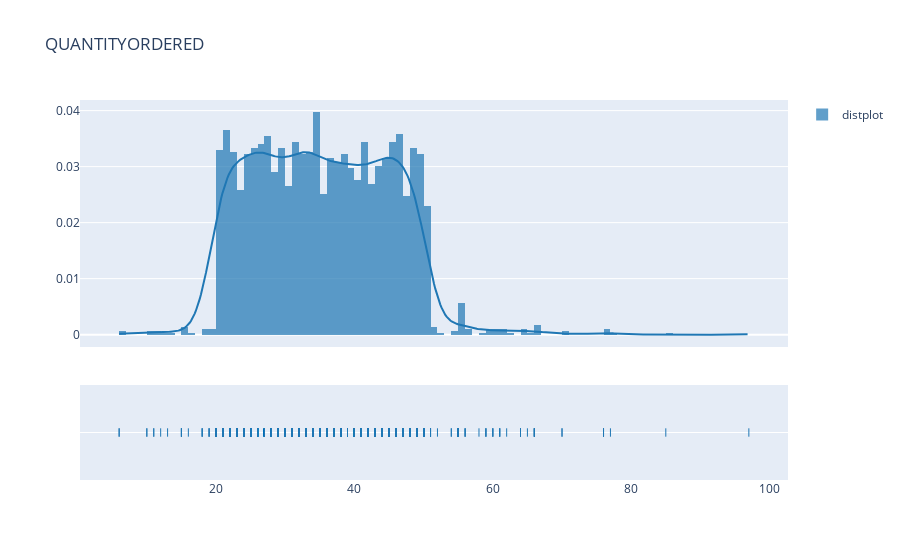
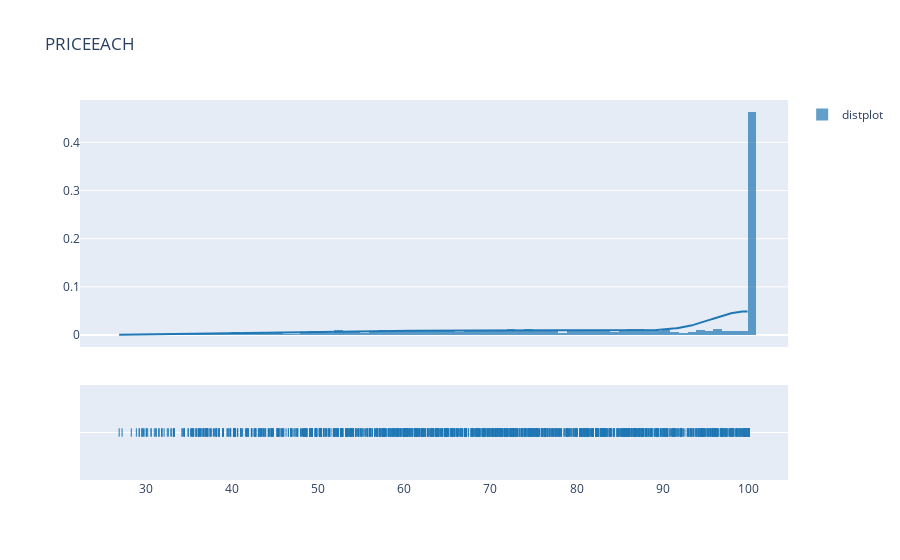
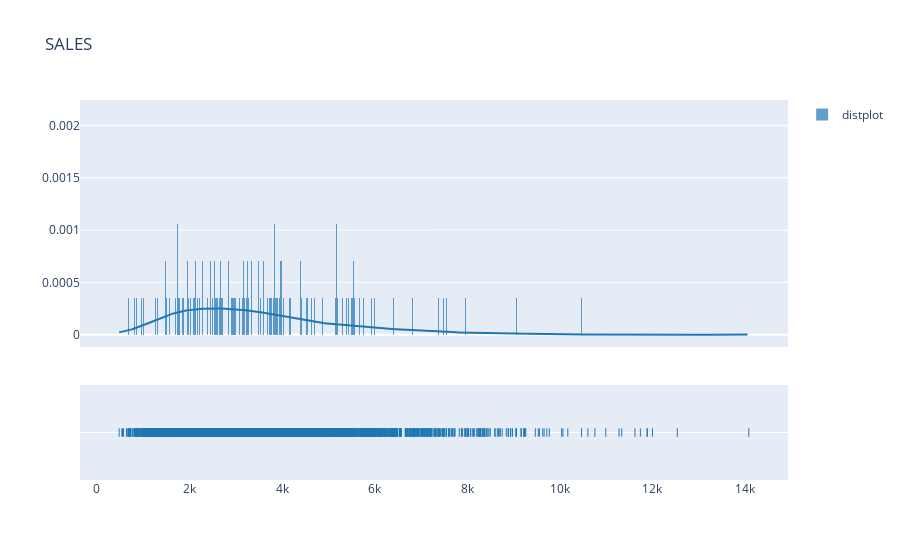

Source (notebook cell) for these figures, in order:
### Code cell
# Let's plot distplots
# Distplot shows the (1) histogram, (2) kde plot and (3) rug plot.
# (1) Histogram: it's a graphical display of data using bars with various heights. Each bar groups numbers into ranges and taller bars show that more data falls in that range.
# (2) Kde Plot: Kernel Density Estimate is used for visualizing the Probability Density of a continuous variable.
# (3) Rug plot: plot of data for a single quantitative variable, displayed as marks along an axis (one-dimensional scatter plot). 

import plotly.figure_factory as ff

plt.figure(figsize = (10, 10))

for i in range(8):
  if sales_df.columns[i] != 'ORDERLINENUMBER':
    fig = ff.create_distplot([sales_df[sales_df.columns[i]].apply(lambda x: float(x))], ['distplot'])
    fig.update_layout(title_text = sales_df.columns[i])
    fig.show()

### Figure 1 — Plotly figure (JSON) as saved in the notebook; plotly's stock layout.template omitted (floating-point values rounded to 4 significant figures; data arrays with more than 128 entries replaced by an {"elided": "..."} marker saying what was removed)
{"data": [{"autobinx": false, "histnorm": "probability density", "legendgroup": "distplot", "marker": {"color": "rgb(31, 119, 180)"}, "name": "distplot", "opacity": 0.7, "type": "histogram", "x": {"elided": "2823 int values"}, "xaxis": "x", "xbins": {"end": 97, "size": 1, "start": 6}, "yaxis": "y"}, {"legendgroup": "distplot", "marker": {"color": "rgb(31, 119, 180)"}, "mode": "lines", "name": "distplot", "showlegend": false, "type": "scatter", "x": {"elided": "500 float values"}, "xaxis": "x", "y": {"elided": "500 float values"}, "yaxis": "y"}, {"legendgroup": "distplot", "marker": {"color": "rgb(31, 119, 180)", "symbol": "line-ns-open"}, "mode": "markers", "name": "distplot", "showlegend": false, "type": "scatter", "x": {"elided": "2823 int values"}, "xaxis": "x", "y": {"elided": "2823 str values"}, "yaxis": "y2"}], "layout": {"barmode": "overlay", "hovermode": "closest", "legend": {"traceorder": "reversed"}, "title": {"text": "QUANTITYORDERED"}, "xaxis": {"anchor": "y2", "domain": [0, 1], "zeroline": false}, "yaxis": {"anchor": "free", "domain": [0.35, 1], "position": 0}, "yaxis2": {"anchor": "x", "domain": [0, 0.25], "dtick": 1, "showticklabels": false}}}

### Figure 2 — Plotly figure (JSON) as saved in the notebook; plotly's stock layout.template omitted (floating-point values rounded to 4 significant figures; data arrays with more than 128 entries replaced by an {"elided": "..."} marker saying what was removed)
{"data": [{"autobinx": false, "histnorm": "probability density", "legendgroup": "distplot", "marker": {"color": "rgb(31, 119, 180)"}, "name": "distplot", "opacity": 0.7, "type": "histogram", "x": {"elided": "2823 float values"}, "xaxis": "x", "xbins": {"end": 100, "size": 1, "start": 26.88}, "yaxis": "y"}, {"legendgroup": "distplot", "marker": {"color": "rgb(31, 119, 180)"}, "mode": "lines", "name": "distplot", "showlegend": false, "type": "scatter", "x": {"elided": "500 float values"}, "xaxis": "x", "y": {"elided": "500 float values"}, "yaxis": "y"}, {"legendgroup": "distplot", "marker": {"color": "rgb(31, 119, 180)", "symbol": "line-ns-open"}, "mode": "markers", "name": "distplot", "showlegend": false, "type": "scatter", "x": {"elided": "2823 float values"}, "xaxis": "x", "y": {"elided": "2823 str values"}, "yaxis": "y2"}], "layout": {"barmode": "overlay", "hovermode": "closest", "legend": {"traceorder": "reversed"}, "title": {"text": "PRICEEACH"}, "xaxis": {"anchor": "y2", "domain": [0, 1], "zeroline": false}, "yaxis": {"anchor": "free", "domain": [0.35, 1], "position": 0}, "yaxis2": {"anchor": "x", "domain": [0, 0.25], "dtick": 1, "showticklabels": false}}}

### Figure 3 — Plotly figure (JSON) as saved in the notebook; plotly's stock layout.template omitted (floating-point values rounded to 4 significant figures; data arrays with more than 128 entries replaced by an {"elided": "..."} marker saying what was removed)
{"data": [{"autobinx": false, "histnorm": "probability density", "legendgroup": "distplot", "marker": {"color": "rgb(31, 119, 180)"}, "name": "distplot", "opacity": 0.7, "type": "histogram", "x": {"elided": "2823 float values"}, "xaxis": "x", "xbins": {"end": 14080.0, "size": 1, "start": 482.1}, "yaxis": "y"}, {"legendgroup": "distplot", "marker": {"color": "rgb(31, 119, 180)"}, "mode": "lines", "name": "distplot", "showlegend": false, "type": "scatter", "x": {"elided": "500 float values"}, "xaxis": "x", "y": {"elided": "500 float values"}, "yaxis": "y"}, {"legendgroup": "distplot", "marker": {"color": "rgb(31, 119, 180)", "symbol": "line-ns-open"}, "mode": "markers", "name": "distplot", "showlegend": false, "type": "scatter", "x": {"elided": "2823 float values"}, "xaxis": "x", "y": {"elided": "2823 str values"}, "yaxis": "y2"}], "layout": {"barmode": "overlay", "hovermode": "closest", "legend": {"traceorder": "reversed"}, "title": {"text": "SALES"}, "xaxis": {"anchor": "y2", "domain": [0, 1], "zeroline": false}, "yaxis": {"anchor": "free", "domain": [0.35, 1], "position": 0}, "yaxis2": {"anchor": "x", "domain": [0, 0.25], "dtick": 1, "showticklabels": false}}}
